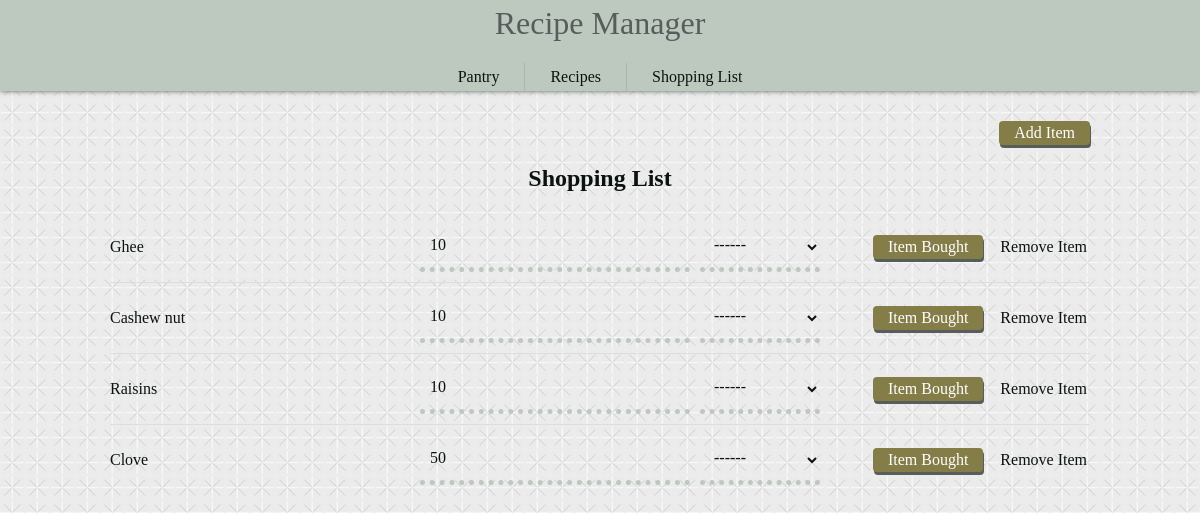
Before: /shopping-list with the older database file.
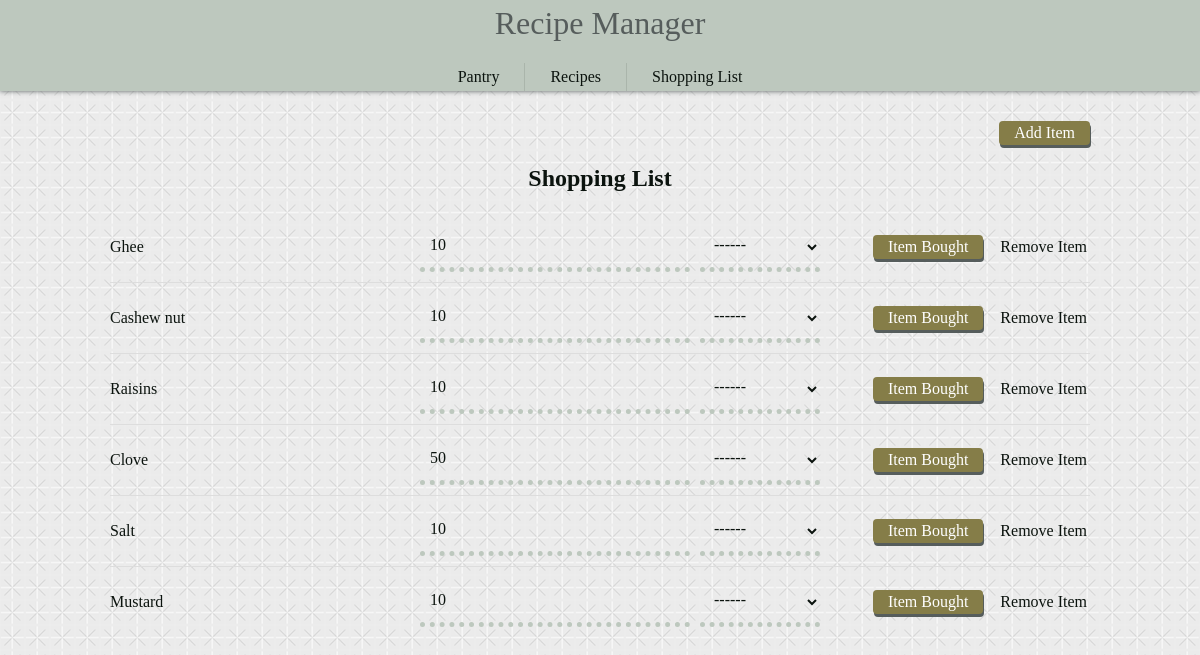
After: the same page with the newer database file.
### recipemanager/models.py (models this page shows, shortened)
class ShoppingList(models.Model):
    item = models.ForeignKey(Item, on_delete=models.SET_NULL, null=True, blank=True, related_name="shopping_item_id")
    quantity = models.IntegerField(default=0)
    unit = models.ForeignKey(Unit, on_delete=models.SET_NULL, null=True, blank=True, related_name="shopping_unit_id")

class Item(models.Model):
    name = models.CharField(max_length=75, unique=True)
    unit_type = models.CharField(choices=base, max_length=64, default="Select unit type")

### recipemanager/views.py (the view, shortened to what this page needs)
# urls.py: path('shopping-list', views.shoppinglist_menu, name="shopping-list"),
def shoppinglist_menu(request):
    shoppinglists = ShoppingList.objects.all()
    return render(request, "recipemanager/shopping_list.html", {
        "shoppinglists": shoppinglists,
        "units": Unit.objects.all()
    })

### recipemanager/templates/recipemanager/shopping_list.html (shortened to what this page needs)
{% extends "recipemanager/layout.html" %} {% load static %}
{% block body %}
    <link href="{% static 'recipemanager/shopping-list.css' %}" rel="stylesheet">
    <div class="page-actions">
        <a class="action action-button" href="{% url 'add-shopping-list-item' %}">Add Item</a>
    </div>
    <h2>Shopping List</h2>
    {% for shoppinglist in shoppinglists %}
        <form class="shopping-list-item" method="post">
            <div class="item-name">{{ shoppinglist.item.name }}</div>
            <div class="quantity">
                <input type="text" name="quantity" value="{{ shoppinglist.quantity }}" required>
                {% include "recipemanager/units.html" %}
            </div>
            <div class="form-actions">
                <button class="action action-button" type="submit" name="action" value="buy">Item Bought</button>
                <button class="action action-link" type="submit" name="action" value="remove">Remove Item</button>
            </div>
        </form>
    {% endfor %}
{% endblock %}

### recipemanager/templates/recipemanager/units.html (shortened to what this page needs)
<select id="unit" name="unit" class="input" required>
    <option disabled selected>------</option>
</select>

Changed rows visible on the page:
added ShoppingList: item.name "Salt", quantity "10"
added ShoppingList: item.name "Mustard", quantity "10"
